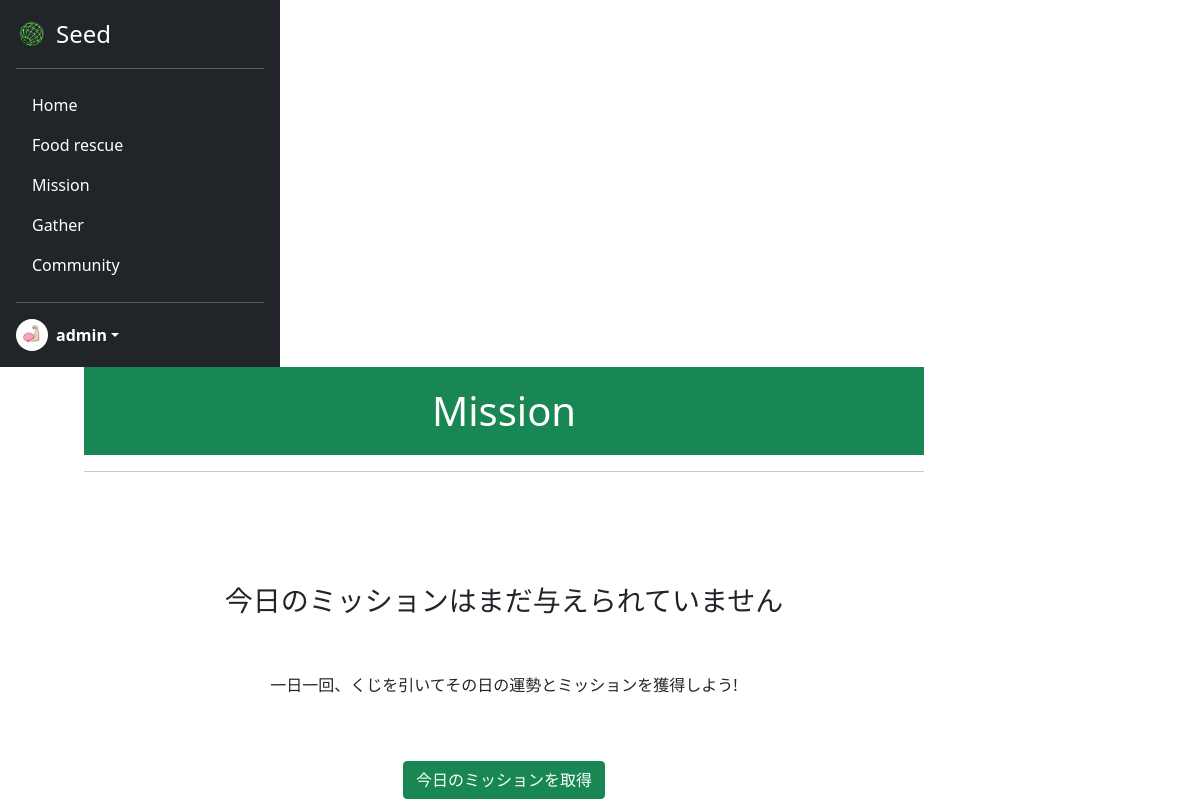
The page /mission/ (signed in) on the database as committed earlier.
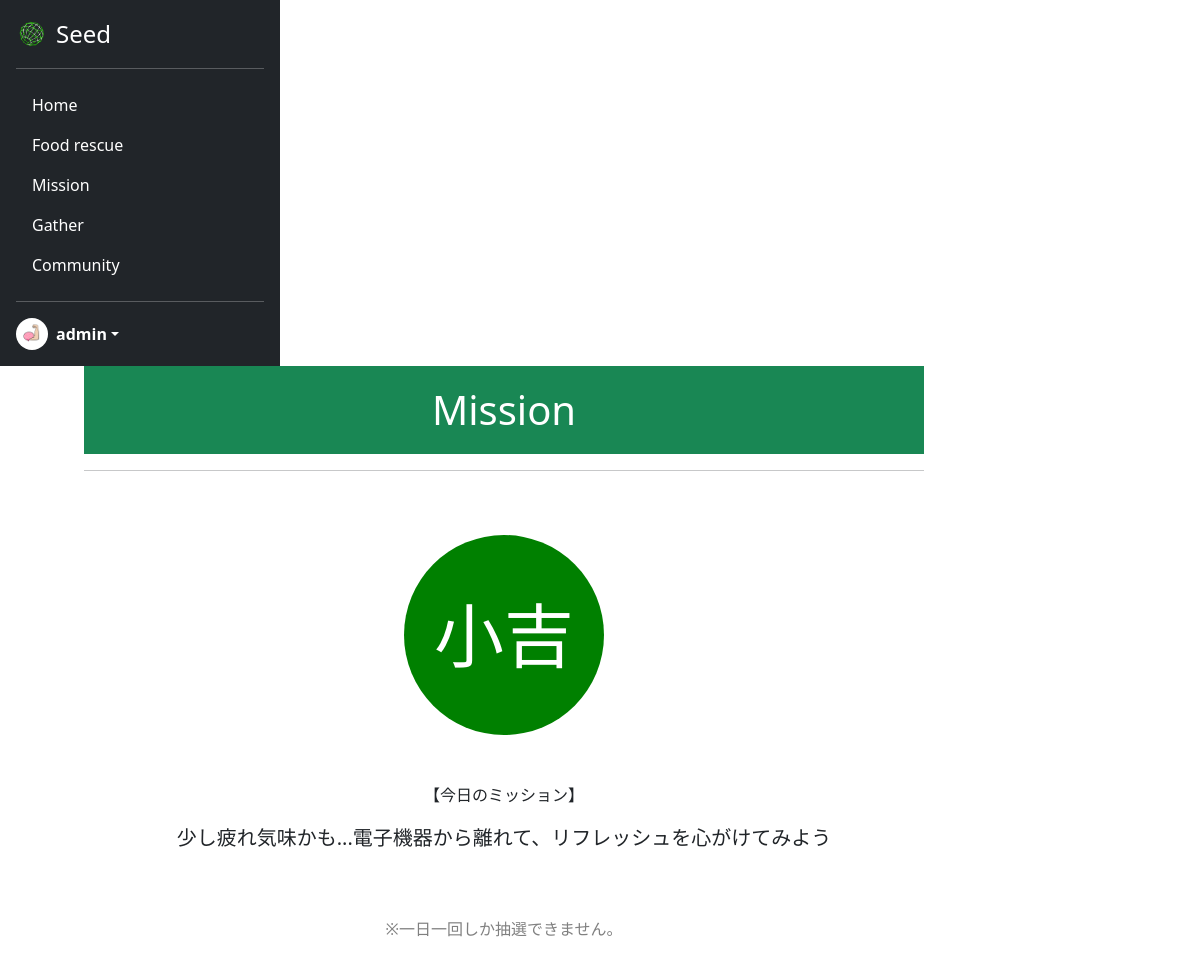
The same page on the database as committed later.
### seed/models.py (models this page shows)
class MissionDetail(models.Model):
    user = models.ForeignKey(CustomUser, verbose_name="ユーザー", on_delete=models.CASCADE)
    mission = models.ForeignKey(Mission, verbose_name="ミッション", on_delete=models.CASCADE)
    draw_time = models.DateTimeField(verbose_name="抽選日時")

class Mission(models.Model):
    rank = models.TextField(verbose_name="ランク", max_length=5)
    mission = models.TextField(verbose_name="ミッション", max_length=100)

### seed/views.py (the view)
# urls.py: path('mission/', views.MissionView.as_view(), name='mission'),
class MissionView(TemplateView):
    mission_detail_model = MissionDetail()
    template_name = 'mission.html'
    def get_context_data(self, **kwargs):
        if self.request.user.is_authenticated:
            context = super().get_context_data(**kwargs)
            mission_detail = MissionDetail.objects.filter(user=self.request.user, draw_time=datetime.date.today()).order_by('-draw_time')
            if mission_detail:
                if mission_detail[0].draw_time == datetime.date.today():
                    context['draw_flg'] = True
                context['data'] = mission_detail[0]
            return context
        else:
            return super().get_context_data(**kwargs)

### seed/templates/mission.html (shortened to what this page needs)
{% extends 'mypagebase.html' %}
{% load static %}
{% block content %}
<div class="text-center">
    {% if request.user.is_general %}
    <h1 class="title" style="background-color: #198754; color:white">Mission</h1>
    <hr>
    {% if data %}
    <br>
    <br>
    <div class="circle">
        <h1>{{data.mission.rank}}</h1>
    </div>
    <br>
    <br>
    <p>【今日のミッション】</p>
    <p style="font-size:20px;">{{data.mission.mission}}</p>
    <br>
    <br>
    <p style="color:gray;">※一日一回しか抽選できません。</p>
    {% else %}
    <br>
    <br>
    <br>
    <br>
    <h3>今日のミッションはまだ与えられていません</h3>
    <br>
    <br>
    <p>一日一回、くじを引いてその日の運勢とミッションを獲得しよう!</p>
    <br>
    <br>
    <button type="button" onclick="location.href='{% url 'seed:draw' %}'" class="btn btn-success">今日のミッションを取得</button>
    {% endif %}
    {% else %}
    <h1>一般ユーザ専用機能です</h1>
    <a href="{% url 'seed:mypage' %}" class="btn btn-primary">マイページへ</a>
    {% endif %}
</div>
{% endblock %}

Rows that differ between the two databases and show on the page:
added MissionDetail: mission.rank "小吉", mission.mission "少し疲れ気味かも...電子機器から離れて、リフレッシュを心がけてみよう"
Other text that changed with them:
text no longer shown: "今日のミッションはまだ与えられていません 一日一回、くじを引いてその日の運勢とミッションを獲得しよう! 今日のミッションを取得"
text now shown: "【今日のミッション】 ※一日一回しか抽選できません。"
